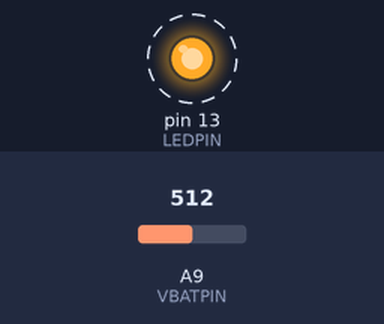
The sketch below on a simulated Arduino Mega 2560, built with avr-gcc and run on an emulated ATmega2560. On the bench: output pins drawn as LEDs (lit = HIGH). Dashed ring = blinking. Inputs (shaded band) come from the test bench; at power-on: A9 (VBATPIN) = 512.

Above: at 0.15 s.
Timing chart, 0 to 3.0 s (numbered marks = the images above):
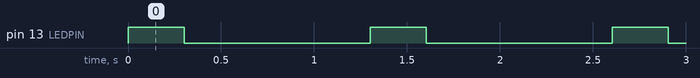

Measured:
- by itself, pin 13 (LEDPIN): alternates HIGH for 0.30 s and LOW for 1.0 s

The sketch:

Arduino_Junior_IOT_2018_1_Lora32u4_batt_test.ino
```cpp
#define VBATPIN A9
#define LEDPIN 13

// the setup function runs once when you press reset or power the board
void setup() {
  // initialize digital pin LED_BUILTIN as an output.
  pinMode(LEDPIN, OUTPUT);
}

// the loop function runs over and over again forever
void loop() {

  float measuredvbat = analogRead(VBATPIN);
  Serial.println(measuredvbat);
  measuredvbat *= 2;                  // we divided by 2, so multiply back
  measuredvbat *= 3.3;                // Multiply by 3.3V, our reference voltage
  measuredvbat /= 1024;               // convert to voltage
  Serial.print("VBat: " );
  Serial.print(measuredvbat);
  Serial.println(" Volt");

  digitalWrite(LEDPIN, HIGH);   // turn the LED on (HIGH is the voltage level)
  delay(300);                       // wait for 0,3 second
  digitalWrite(LEDPIN, LOW);    // turn the LED off by making the voltage LOW
  delay(1000);                       // wait for a second
}
```
